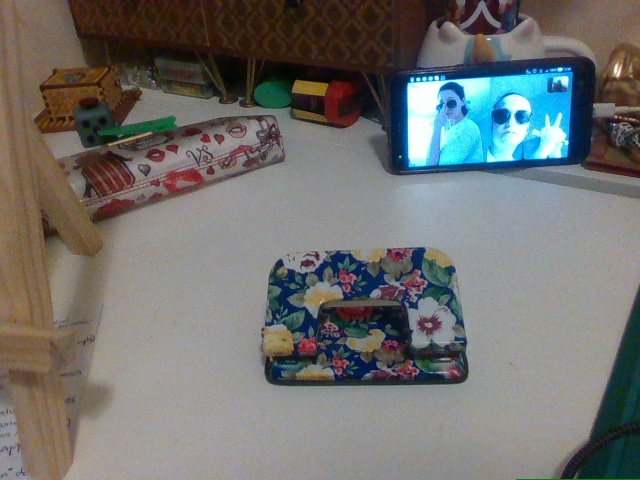
//> input picture images/other/templ2.jpg, 640 x 480 px
$ ./mainCirculantMatrix ../../images/other/templ2.jpg   (built with g++ and OpenCV 4)
//> lines starting //> are read from the running program, lines starting //| are printed output that depends on the picture
#include <iostream>
#include <opencv2/core.hpp>
#include <opencv2/highgui.hpp>
#include <opencv2/features2d.hpp>

int main(int _argc, char **_argv){

    cv::Mat frame = cv::imread(_argv[1], cv::IMREAD_COLOR);
//> frame is the input picture: 480 rows x 640 cols, CV_8UC3; mean B, G, R 110.6, 112.8, 112.4
    cv::Mat first = cv::Mat(frame, cv::Range(frame.rows/5, frame.rows), cv::Range(0, frame.cols));
    cv::Mat second = cv::Mat(frame, cv::Range(frame.rows*2/5, frame.rows), cv::Range(0, frame.cols));
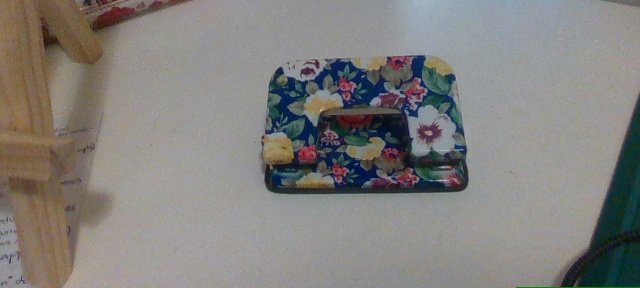
//> second: 288 rows x 640 cols, CV_8UC3; mean B, G, R 126, 128.9, 130.9
    cv::Mat third = cv::Mat(frame, cv::Range(frame.rows*3/5, frame.rows), cv::Range(0, frame.cols));
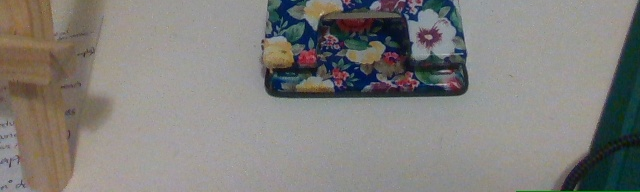
//> third: 192 rows x 640 cols, CV_8UC3; mean B, G, R 123.4, 126.8, 128.7
    cv::Mat fourth = cv::Mat(frame, cv::Range(frame.rows*4/5, frame.rows), cv::Range(0, frame.cols));
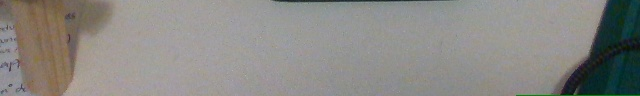
//> fourth: 96 rows x 640 cols, CV_8UC3; mean B, G, R 132.3, 136.4, 137.8

    for (int i=0; i<frame.rows; i++){
        if(i < (frame.rows/5)){
            first.push_back(frame.row(i));
        }
        if(i < (frame.rows*2/5)){
            second.push_back(frame.row(i));
        }
        if(i < (third.rows*3/5)){
            third.push_back(frame.row(i));
        }
        if(i < (frame.rows*4/5)){
            fourth.push_back(frame.row(i));
        }
    }
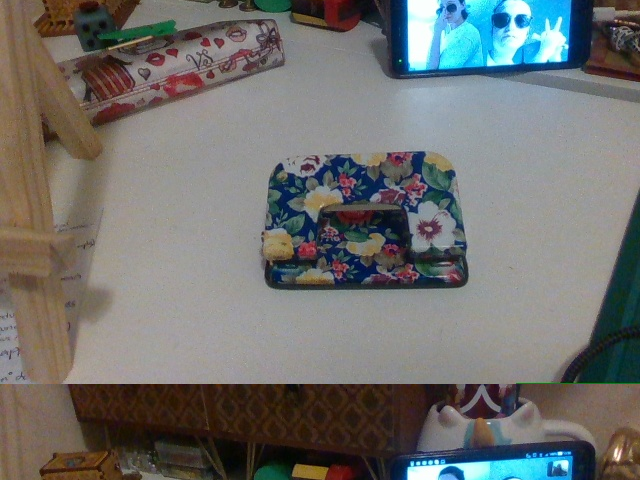
//> first: 480 rows x 640 cols, CV_8UC3; mean B, G, R 110.6, 112.8, 112.4
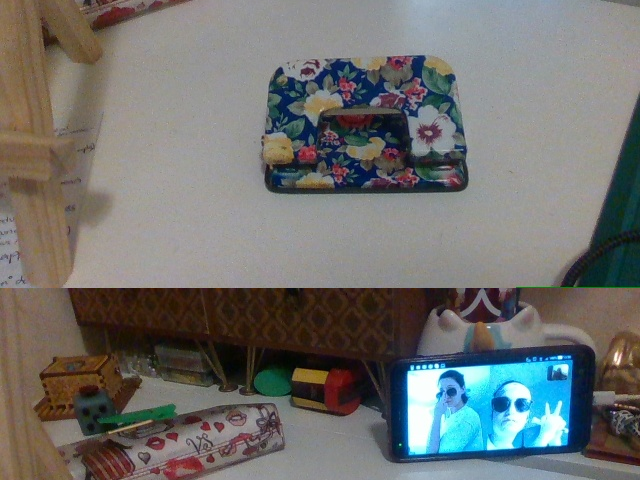
//> second: 480 rows x 640 cols, CV_8UC3; mean B, G, R 110.6, 112.8, 112.4
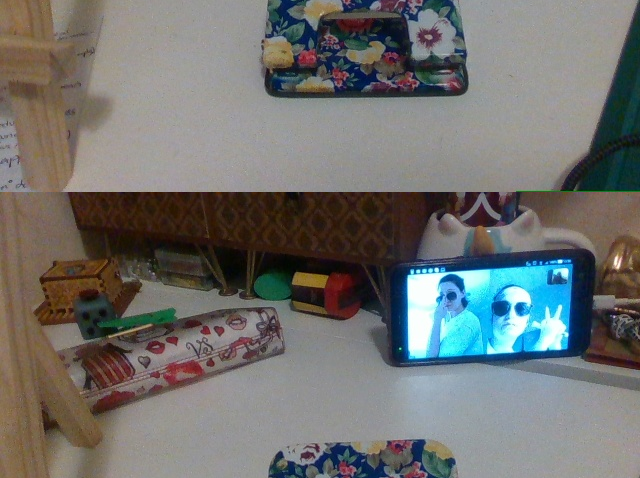
//> third: 478 rows x 640 cols, CV_8UC3; mean B, G, R 110.6, 112.8, 112.3
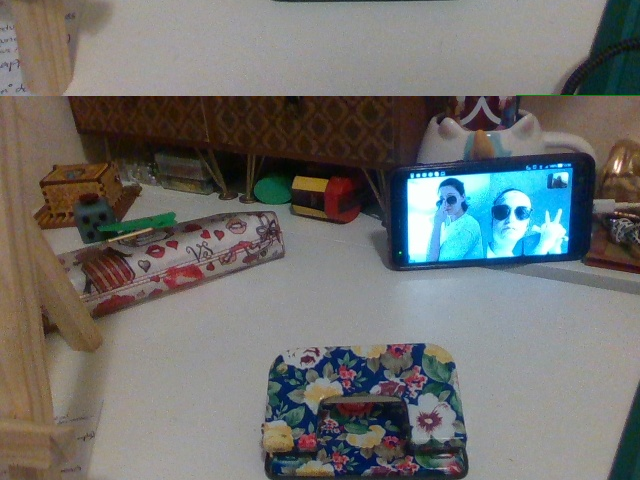
//> fourth: 480 rows x 640 cols, CV_8UC3; mean B, G, R 110.6, 112.8, 112.4

    cv::imwrite("/home/ana/programming/thesis_visionfordrone/images/other/FirstPerm.jpg", first);
    cv::imwrite("/home/ana/programming/thesis_visionfordrone/images/other/SecondPerm.jpg", second);
    cv::imwrite("/home/ana/programming/thesis_visionfordrone/images/other/ThirdPerm.jpg", third);
    cv::imwrite("/home/ana/programming/thesis_visionfordrone/images/other/FourthPerm.jpg", fourth);


    return 0;
}

$ run again, on images/other/DroneCS.png
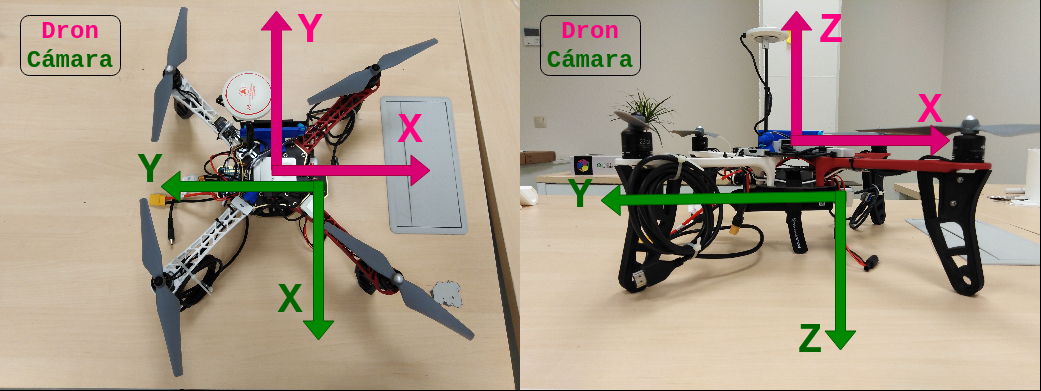
//> input picture images/other/DroneCS.png, 1041 x 391 px
//> frame is the input picture: 391 rows x 1041 cols, CV_8UC3; mean B, G, R 138.5, 155, 168.1
//> after the loop `for (int i=0; i<frame.rows; i++)`:
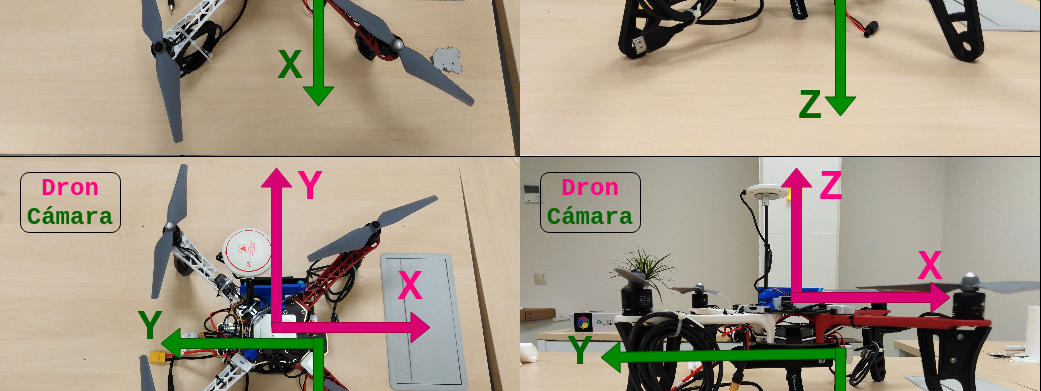
//> third: 391 rows x 1041 cols, CV_8UC3; mean B, G, R 138.5, 155, 168.1
//> after the loop `for (int i=0; i<frame.rows; i++)`:
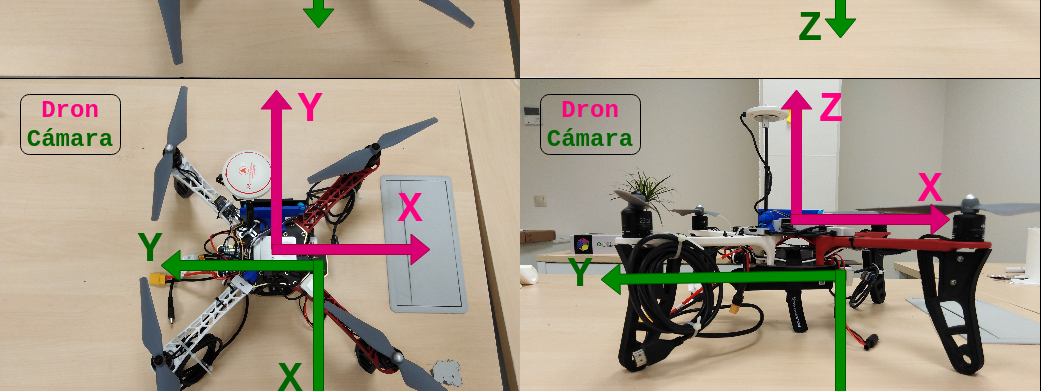
//> fourth: 391 rows x 1041 cols, CV_8UC3; mean B, G, R 138.5, 155, 168.1

$ run again, on images/other/featureExample.png
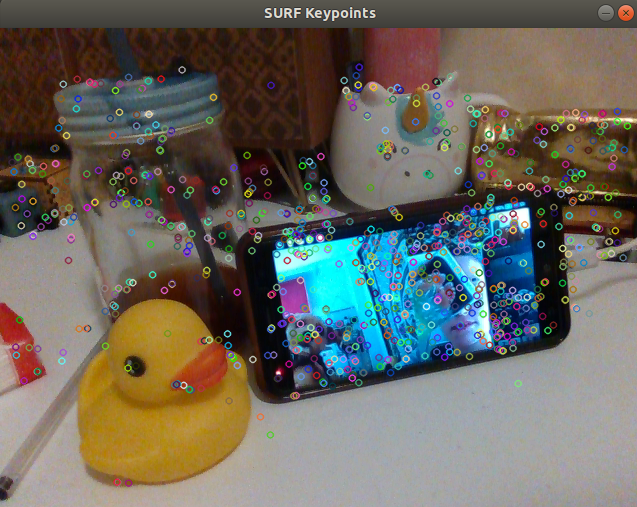
//> input picture images/other/featureExample.png, 637 x 507 px
//> frame is the input picture: 507 rows x 637 cols, CV_8UC3; mean B, G, R 95.6, 103.8, 106.3
//> after the loop `for (int i=0; i<frame.rows; i++)`:
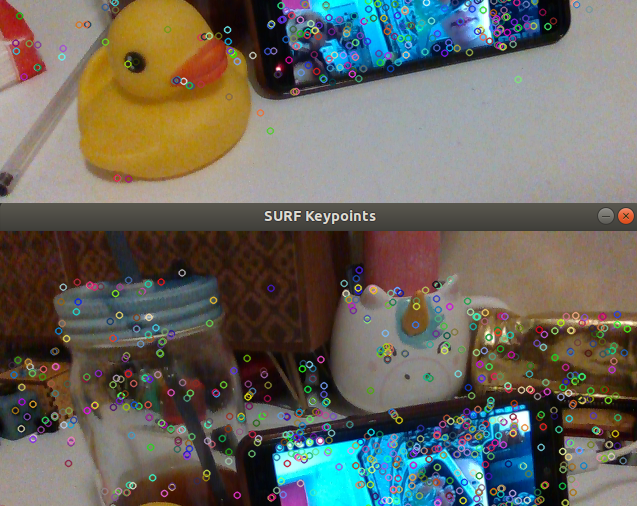
//> third: 506 rows x 637 cols, CV_8UC3; mean B, G, R 95.6, 103.7, 106.3
//> after the loop `for (int i=0; i<frame.rows; i++)`:
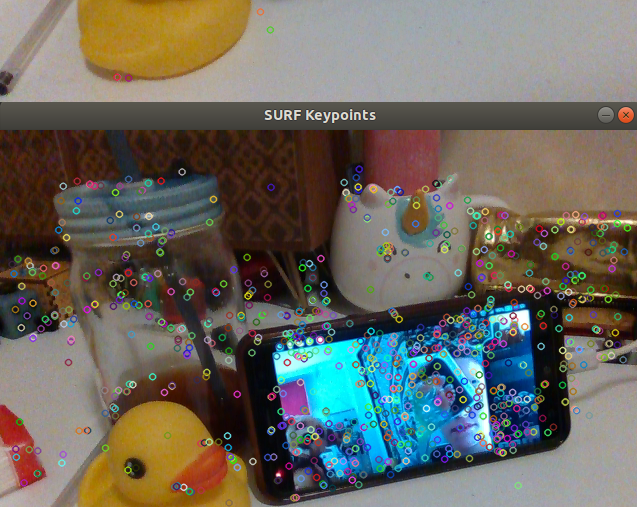
//> fourth: 507 rows x 637 cols, CV_8UC3; mean B, G, R 95.6, 103.8, 106.3
